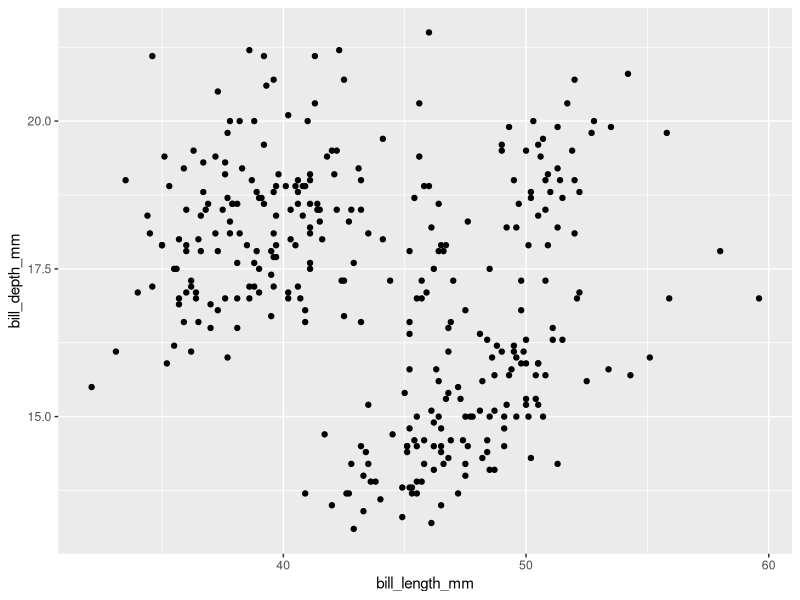

This chart was generated by the following R code:
require(ggplot2)
require(dplyr)
require(palmerpenguins)

# 1.1
penguins <- na.omit(penguins)

#1.2
ggplot(penguins) +
  geom_point( mapping = aes(x = bill_length_mm, y = bill_depth_mm)) 

#1.3
coeficientes <- coef(lm(bill_length_mm ~ bill_depth_mm, data = penguins))
print(paste("largo_est =", coeficientes[1], "+", coeficientes[2], "x ancho"))

#1.4

#1.5
largo_est <- (coeficientes[1] + coeficientes[2] * penguins$bill_depth_mm)

mse_r2 <- function(original, prediccion) {
  mse <- (1/length(original)) * sum((original - prediccion)**2)
  original_promedio <- (1/length(original)) * sum(original)
  variabilidad_explicada <- sum((original - prediccion)**2)
  variabilidad_total <- sum((original - original_promedio)**2)
  r2 <- variabilidad_explicada / variabilidad_total
  return(c(mse, r2))
}

mse_r2(penguins$bill_length_mm, largo_est)

#1.6
largo_pico <- coeficientes[1] + coeficientes[2] * 20
largo_pico_bebe <- coeficientes[1] + coeficientes[2] * 5
"Este modelo no es adecuado para casos particulares como lo son los bebes, el modelo esta
hecho en base a pinguinos adultos"

#1.7
penguins %>% 
  group_by(species) %>%
  mutate(largo_est = coeficientes[1] + coeficientes[2] * bill_depth_mm) %>%
  summarise(largo_est)

#1.8
penguins <- penguins %>% group_by(species)




















